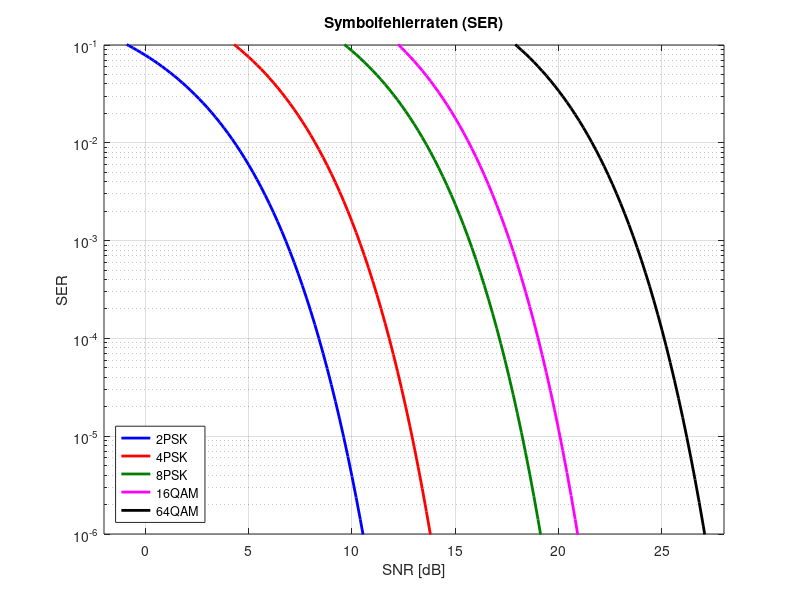

Source code (MATLAB):
function sdr_kanal_symbolfehlerrate
% Symbolfehlerraten fuer verschiedene Modulationsalphabete
%
%------------------------------------------------
% (c) Eberhard Gamm (www.ibega.de),
%     LIKE (www.like.e-technik.uni-erlangen.de),
%     2013
%------------------------------------------------

close all;

snr = -2:0.2:28;
ser_2psk=mpsk_ber(snr,2);
ser_4psk=2*mpsk_ber(snr,4);
ser_8psk=3*mpsk_ber(snr,8);
ser_16qam=4*mqam_ber(snr,16);
ser_64qam=4*mqam_ber(snr,64);

figure(1);
semilogy(snr,ser_2psk,'b-','Linewidth',2);
hold on;
semilogy(snr,ser_4psk,'r-','Linewidth',2);
semilogy(snr,ser_8psk,'-','Color',[0 0.5 0],'Linewidth',2);
semilogy(snr,ser_16qam,'m-','Linewidth',2);
semilogy(snr,ser_64qam,'k-','Linewidth',2);
hold off;
grid;
axis([min(snr) max(snr) 1e-6 0.1]);
xlabel('SNR [dB]');
ylabel('SER');
title('Symbolfehlerraten (SER)');
legend('2PSK','4PSK','8PSK','16QAM','64QAM','Location','SouthWest');

function ber=mpsk_ber(snr,m)
% ber = mpsk_ber(snr,m)
%
% Theoretische BER fuer M-PSK
%   snr - E_s/N_0 in dB
%   m   - PSK-Wertigkeit M (m=2,4,8,...)
%   ber - Bitfehlerrate
%
% Quelle:
% Lu et al: M-PSK and M-QAM BER Computation Using Signal-Space Concepts,
%           IEEE Trans. Communications, Vol. 47, No. 2, Feb. 1999, 181pp.

if m < 2
    error('m ist ungueltig');
end
n=log2(m);
if n ~= floor(n)
    error('m ist ungueltig');
end

eb_n0=1/n*10.^(snr/10);
ber=zeros(1,length(eb_n0));
for i=1:max(m/4,1)
    ber=ber+erfc(sqrt(n*eb_n0)*sin((2*i-1)*pi/m));
end

ber=ber/max(n,2);

function ber=mqam_ber(snr,m)
% ber = mqam_ber(snr,m)
%
% Theoretische BER fuer M-QAM
%   snr - E_s/N_0 in dB
%   m   - QAM-Wertigkeit M (m=4,16,64,...)
%   ber - Bitfehlerrate
%
% Quelle:
% Lu et al: M-PSK and M-QAM BER Computation Using Signal-Space Concepts,
%           IEEE Trans. Communications, Vol. 47, No. 2, Feb. 1999, 181pp.

if m < 4
    error('m ist ungueltig');
end
n=log2(m);
if n/2 ~= floor(n/2)
    error('m ist ungueltig');
end

eb_n0=1/n*10.^(snr/10);
ber=zeros(1,length(eb_n0));
for i=1:sqrt(m)/2
    ber=ber+erfc((2*i-1)*sqrt(3/2*eb_n0*n/(m-1)));
end

ber=2/n*(1-1/sqrt(m))*ber;
